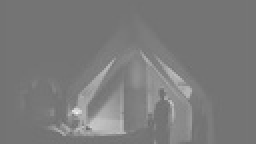
%> input picture histEqualizationCDF/poor_contrast2.jpg, 128 x 72 px, shrunk from 300 x 168 before the run (shown 2 times larger)
$ octave hist_equalization.m   (GNU Octave 9; MATLAB toolbox functions it lacks are replaced by stand-ins)
%> lines starting %> are read from the running program, lines starting %| are printed output that depends on the picture
poor_contrast = rgb2gray(imread('poor_contrast2.jpg'));
%> poor_contrast: size 72x128 uint8; min 107, max 240, mean 123
size_row = size(poor_contrast,1);
%> size_row = 72
size_col = size(poor_contrast,2);
%> size_col = 128
intensity_label = [0:255];
% for counting the number of each intensity labels
number_of_each_intensity_label = zeros(1,256);
for L = 1:256
    for i = 1:size_row
        for j = 1:size_col
            if (poor_contrast(i,j) == L-1)
                number_of_each_intensity_label(L) = number_of_each_intensity_label(L) + 1;
            end
        end
    end
end
%> after the loop, number_of_each_intensity_label = 256 values, max 4314 at index 117, min 0 at index 1, mean 36
% CDF transformation of each intensity label for histgram equalization
hist_equalized_intensity = zeros(1,256);
for k = 1:256
    for j = 1:k
        hist_equalized_intensity(k) = hist_equalized_intensity(k) + 255*number_of_each_intensity_label(j)/(size_col*size_row);
    end
    hist_equalized_intensity(k) = round(hist_equalized_intensity(k));
end
%> after the loop, hist_equalized_intensity = 256 values from 0 to 255
% histogram equalized image
new_image = zeros(size_row, size_col);
for L = 1:256
    new_image(poor_contrast == L-1) = hist_equalized_intensity(L);
end
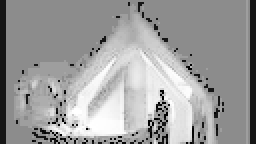
%> new_image: size 72x128 double (shown 2 times larger); min 0, max 255, mean 157.4
number_of_each_intensity_label_new = zeros(1,256);
for L = 1:256
    for i = 1:size_row
        for j = 1:size_col
            if (new_image(i,j) == L-1)
                number_of_each_intensity_label_new(L) = number_of_each_intensity_label_new(L) + 1;
            end
        end
    end
end
%> after the loop, number_of_each_intensity_label_new = 256 values, max 4314 at index 141, min 0 at index 3, mean 36
% [6 lines of commented-out code are left out]

new_image_gray = mat2gray(new_image);
subplot(2,2,1), bar(intensity_label, number_of_each_intensity_label);
subplot(2,2,2), imshow(poor_contrast);
subplot(2,2,3), bar(intensity_label, number_of_each_intensity_label_new);
subplot(2,2,4), imshow(new_image_gray);
%> after `imshow(new_image_gray)`:
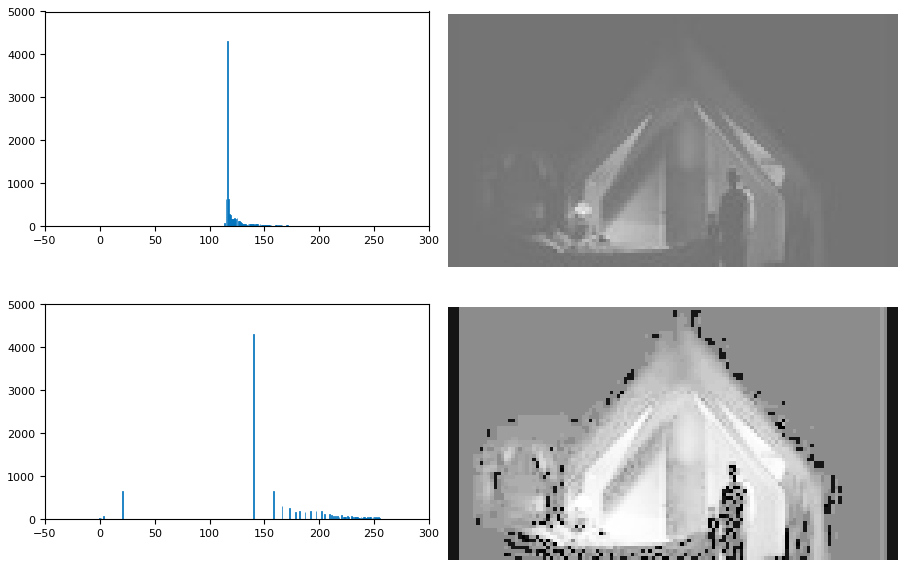
%> figure redrawn from the program's plot data, 4 panels
